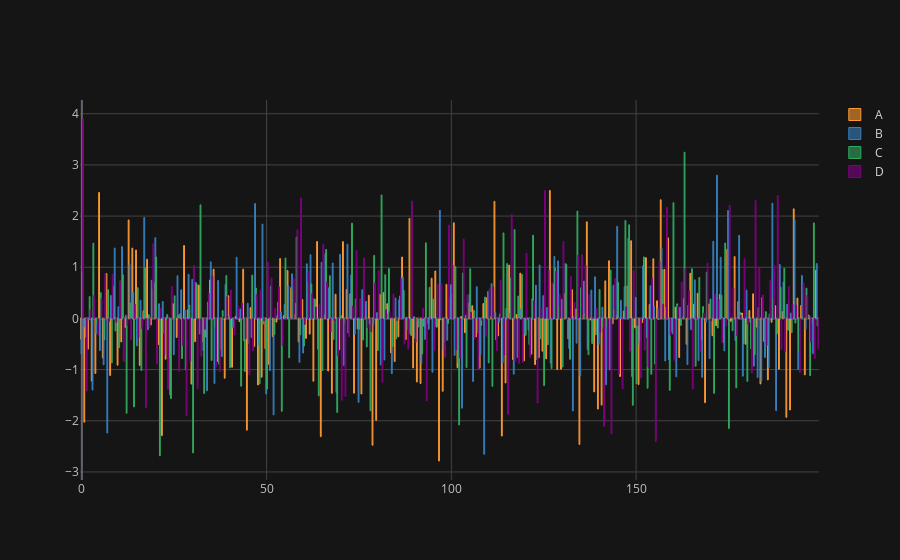

The notebook cell saved with this chart:
### Code cell
df.iplot(kind='bar',barmode='group',bargap=0.1)

### Figure 1 — Plotly figure (JSON) as saved in the notebook; plotly's stock layout.template omitted (floating-point values rounded to 4 significant figures; data arrays with more than 128 entries replaced by an {"elided": "..."} marker saying what was removed)
{"data": [{"marker": {"color": "rgba(255, 153, 51, 0.6)", "line": {"color": "rgba(255, 153, 51, 1.0)", "width": 1}}, "name": "A", "orientation": "v", "text": "", "type": "bar", "x": {"elided": "200 int values"}, "y": {"elided": "200 float values"}}, {"marker": {"color": "rgba(55, 128, 191, 0.6)", "line": {"color": "rgba(55, 128, 191, 1.0)", "width": 1}}, "name": "B", "orientation": "v", "text": "", "type": "bar", "x": {"elided": "200 int values"}, "y": {"elided": "200 float values"}}, {"marker": {"color": "rgba(50, 171, 96, 0.6)", "line": {"color": "rgba(50, 171, 96, 1.0)", "width": 1}}, "name": "C", "orientation": "v", "text": "", "type": "bar", "x": {"elided": "200 int values"}, "y": {"elided": "200 float values"}}, {"marker": {"color": "rgba(128, 0, 128, 0.6)", "line": {"color": "rgba(128, 0, 128, 1.0)", "width": 1}}, "name": "D", "orientation": "v", "text": "", "type": "bar", "x": {"elided": "200 int values"}, "y": {"elided": "200 float values"}}], "layout": {"bargap": 0.1, "barmode": "group", "legend": {"bgcolor": "#151516", "font": {"color": "#D9D9D9"}}, "paper_bgcolor": "#151516", "plot_bgcolor": "#151516", "title": {"font": {"color": "#D9D9D9"}}, "xaxis": {"gridcolor": "#434343", "showgrid": true, "tickfont": {"color": "#C2C2C2"}, "title": {"font": {"color": "#D9D9D9"}, "text": ""}, "zerolinecolor": "#666570"}, "yaxis": {"gridcolor": "#434343", "showgrid": true, "tickfont": {"color": "#C2C2C2"}, "title": {"font": {"color": "#D9D9D9"}, "text": ""}, "zerolinecolor": "#666570"}}}
